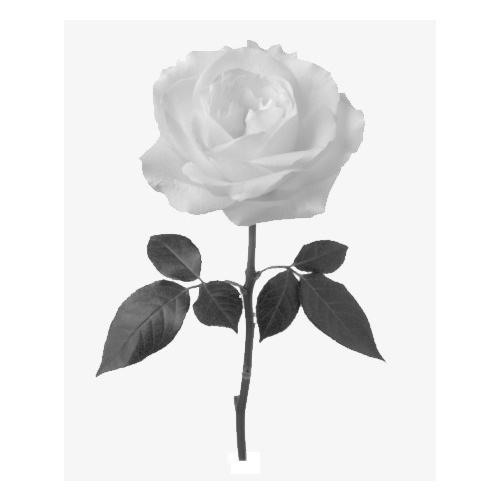
#> input picture Bolum1/gul.jpg, 500 x 500 px
$ python imageolusturma.py
#> lines starting #> are read from the running program, lines starting #| are printed output that depends on the picture
import cv2
import numpy

img1 = cv2.imread('gul.jpg')
#> img1 is the input picture: shape (500, 500, 3); min 29, max 255, mean 230.5
img2 = cv2.imread('gul2.jpg')
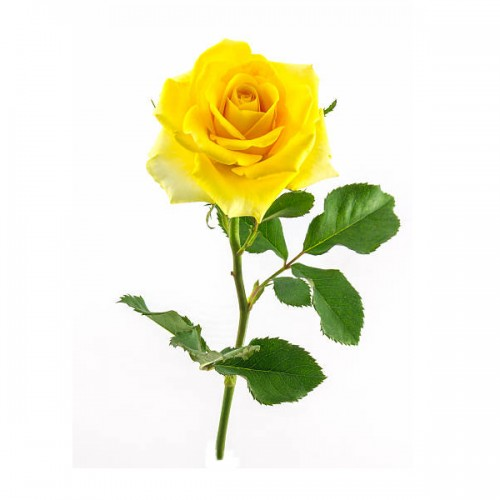
#> input picture Bolum1/gul2.jpg, 500 x 500 px
#> img2 is the input picture: shape (500, 500, 3); mean B, G, R 212.7, 237.1, 237.8
cv2.imshow('a',img1)
cv2.imshow('b',img2)

#toplam = img1 + img2
toplam = cv2.addWeighted(img1,0.4,img2,0.6,0)
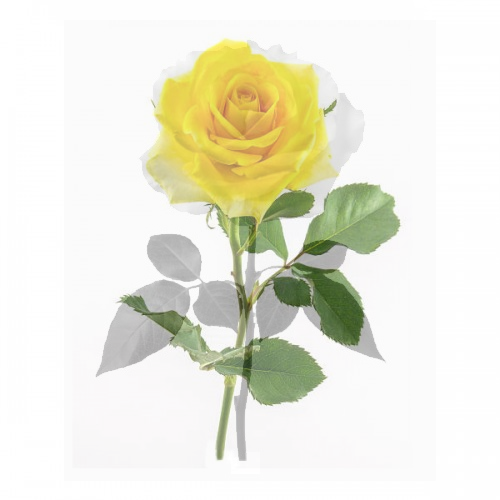
#> toplam: shape (500, 500, 3); mean B, G, R 219.8, 234.4, 234.9
cv2.imshow('toplam', toplam)

cv2.waitKey()
cv2.destroyAllWindows()
